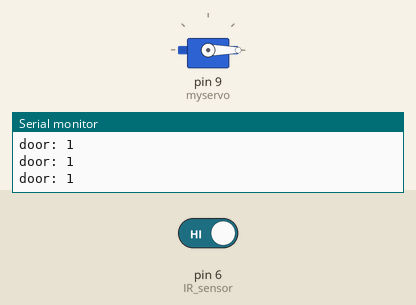
A sketch run on a simulated Arduino Uno, built with avr-gcc and run on an emulated ATmega328P. On the bench: servo, the last lines printed to the serial monitor. The inputs (shaded band) are chosen by the test bench; at power-on: pin 6 (IR_sensor) HIGH.

Above: at 12.6 s.
12.7 s: pin 6 (IR_sensor) driven LOW
At 19.2 s:
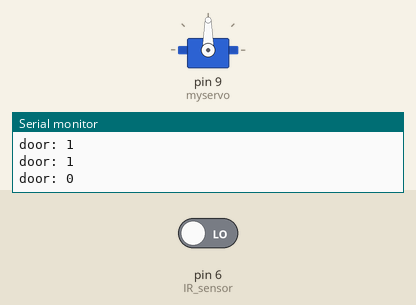
19.8 s: pin 6 (IR_sensor) driven HIGH
At 24.13 s:
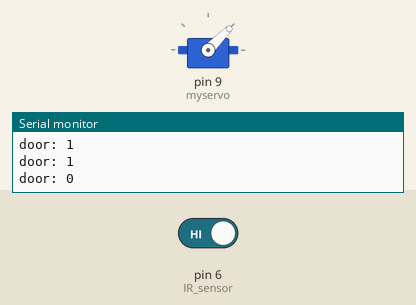
Timing chart, 0 to 32.0 s (numbered marks = the images above; inputs shaded):
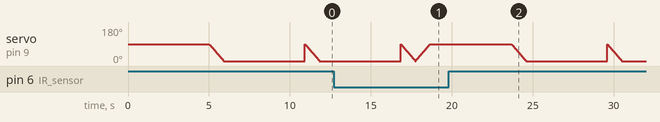

The sketch:

Home_automation_code1.ino
```cpp
int i;   //Integer i
#include <Servo.h>
Servo myservo;  // create servo object to control a servo
// twelve servo objects can be created on most boards
int pos = 0;    // variable to store the servo
void setup()
{

  myservo.attach(9); // servo library
  pinMode(6,INPUT); //IR sensor
  Serial.begin(9600);
}

void loop()
{
int door= digitalRead(6); //Read signal from IR sensor
Serial.print("door: ");
Serial.println(door);
  if (door==0)     // if IR sensor detects a person
  for (pos = 0; pos <= 90; pos += 1) { // goes from 0 degrees to 90 degrees - door is open
    // in steps of 1 degree
    myservo.write(pos);              // tell servo to go to position in variable 'pos'
    delay(10);
    }
    delay(5000);   // door is kept open for 5 seconds
 for (pos = 90; pos >= 0; pos -= 1) { // goes from 90 degrees to 0 degrees
    // in steps of 1 degree // door is closed
    myservo.write(pos);              // tell servo to go to position in variable 'pos'
    delay(10);
    }  pos = 0; }
```
